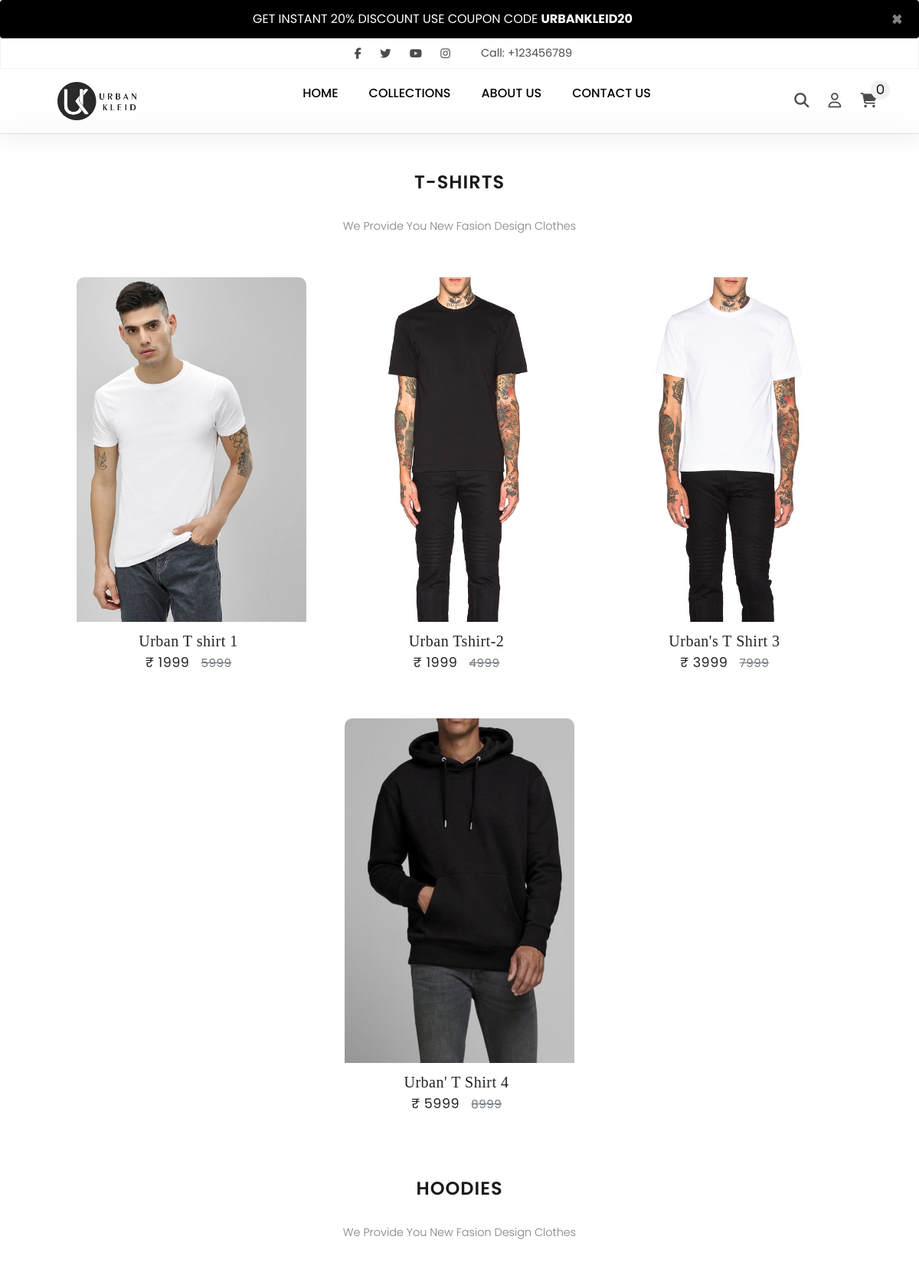
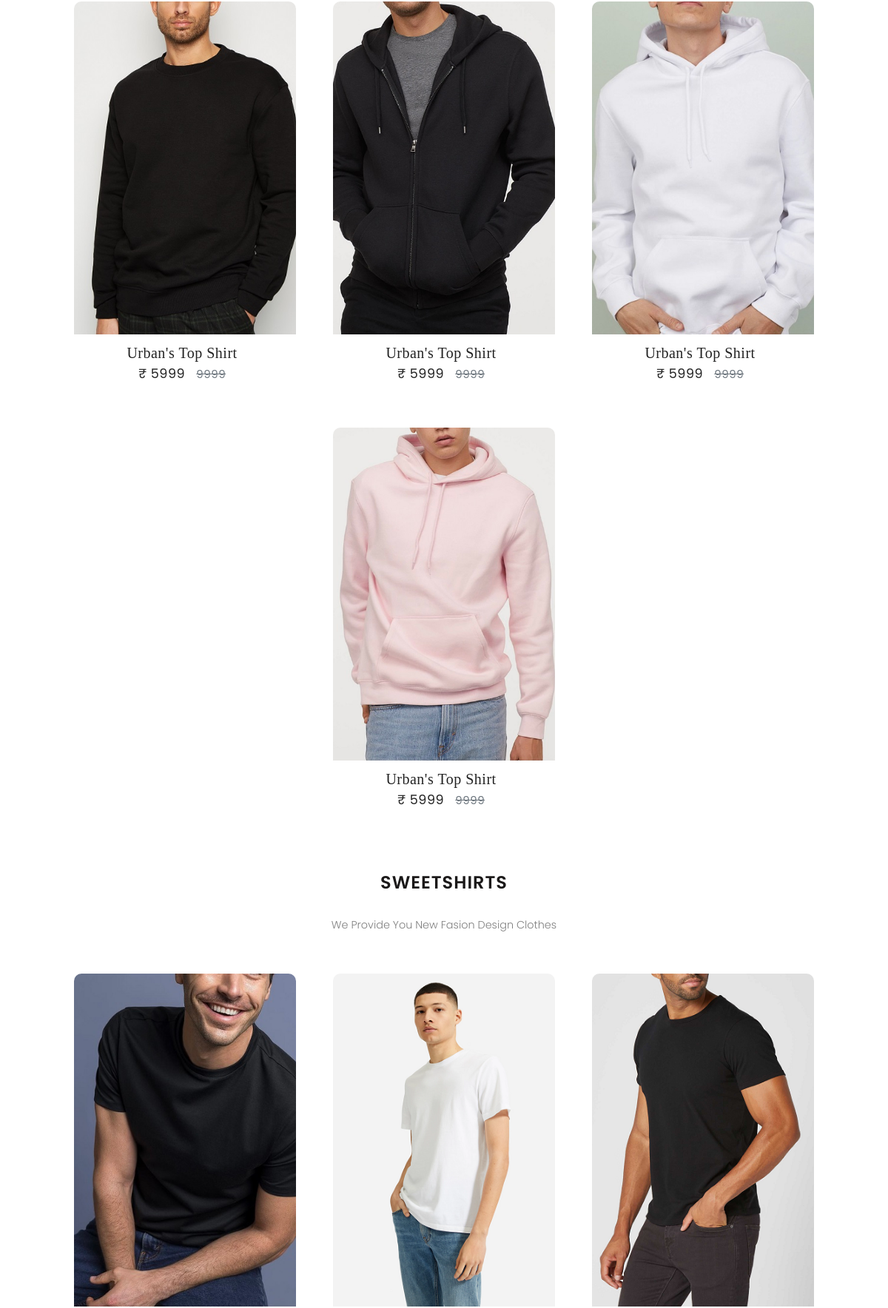
/products.php (upper part), run on the app's committed database (2 pictures, top to bottom).
### tables this page shows
CREATE TABLE `index_page` (
  `index_id` int(11) NOT NULL,
  `index_img` varchar(255) NOT NULL,
  `index_title` varchar(255) NOT NULL,
  `index_desc` longtext NOT NULL,
  `index_created` datetime NOT NULL DEFAULT current_timestamp()
);

CREATE TABLE `newproducts` (
  `pro_id` int(10) NOT NULL,
  `pro_name` varchar(255) NOT NULL,
  `pro_shortdetail` varchar(255) NOT NULL,
  `pro_price` int(15) NOT NULL,
  `pro_bid_price` int(15) NOT NULL,
  `pro_imagename` varchar(255) NOT NULL,
  `imageType` varchar(200) NOT NULL,
  `vp_img2` varchar(200) NOT NULL,
  `vp_img3` varchar(200) NOT NULL,
  `vp_img4` varchar(200) NOT NULL,
  `created` datetime NOT NULL DEFAULT current_timestamp()
);

### products.php (the view, shortened to what this page needs)
<!DOCTYPE html>
<html lang="en">
<head>
	<link rel="stylesheet" href="https://cdn.jsdelivr.net/npm/bootstrap@4.5.3/dist/css/bootstrap.min.css">
	<link rel="stylesheet" href="https://stackpath.bootstrapcdn.com/font-awesome/4.7.0/css/font-awesome.min.css">
	<link rel="stylesheet" href="https://use.fontawesome.com/releases/v5.8.2/css/all.css">
	<link href="https://maxcdn.bootstrapcdn.com/font-awesome/4.6.3/css/font-awesome.min.css" rel="stylesheet">
	<link rel="stylesheet" href="css/style.css">
	<link rel="stylesheet" href="css/mystyle.css">
	<link rel="stylesheet" href="css/footer.css">
	<link rel="stylesheet" href="css/contactus.css">
	<link rel="stylesheet" href="css/login-signup.css">
	<link rel="stylesheet" href="css/product.css">
</head>
<body>
	<?php
	include 'basic/header.php';
	?>
	<section class="new-arrival">
		<div class="arrival-heading">
			<strong>T-SHIRTS</strong>
			<p class="lead mt-4">We Provide You New Fasion Design Clothes</p>
		</div>
		<div class="product-container">
			<?php
			include 'dbconnect.php';
			$sql = "SELECT * FROM `newproducts` where pro_id between 1 and 4";
			$result = mysqli_query($conn, $sql);
			while ($row = mysqli_fetch_assoc($result)) {
				$proid = $row['pro_id'];
				$proname = $row['pro_name'];
				$price = $row['pro_price'];
				$bidprice = $row['pro_bid_price'];
				$imagename = $row['pro_imagename'];
				echo '
				  <form action="manage_cart.php" method="POST">
					  <div class="item-a">
						  <div class="box">
							  <div class="slide-img">
							  <a href="view_products.php?proid=' . $proid . '">		  <img alt="1" src="img/' . $imagename . '"> </a>
								  <div class="overlay">
									  <a href="view_products.php?proid=' . $proid . '" type="submit" name="add_to_cart" class="buy-btn">Buy Now</a>
								  </div>
							  </div>
							  <div class="detail-box text-center">
									  <a href=" view_products.php?proid=' . $proid . '" class="product-title"> ' . $proname . '</a>	<br>
								  <a href="view_products.php?proid=' . $proid . '" class="price">&#8377; ' . $price . '   <s class="text-muted">' . $bidprice . '</s>	</a>
							  </div>
						  </div>
					  </div>
					  </form>';
			}
			?>
		</div>
	</section>
	<section class="new-arrival">
		<div class="arrival-heading">
			<strong>Hoodies</strong>
			<p class="lead mt-4">We Provide You New Fasion Design Clothes</p>
		</div>
		<div class="product-container">
			<?php
			include 'dbconnect.php';
			$sql = "SELECT * FROM `newproducts` where pro_id between 5 and 8";
			$result = mysqli_query($conn, $sql);
			while ($row = mysqli_fetch_assoc($result)) {
				$proid = $row['pro_id'];
				$proname = $row['pro_name'];
				$price = $row['pro_price'];
				$bidprice = $row['pro_bid_price'];
				$imagename = $row['pro_imagename'];
				echo '
				  <form action="manage_cart.php" method="POST">
					  <div class="item-a">
						  <div class="box">
							  <div class="slide-img">
							  <a href="view_products.php?proid=' . $proid . '">		  <img alt="1" src="img/' . $imagename . '"> </a>
								  <div class="overlay">
									  <a href="view_products.php?proid=' . $proid . '" type="submit" name="add_to_cart" class="buy-btn">Buy Now</a>
								  </div>
							  </div>
							  <div class="detail-box text-center">
									  <a href=" view_products.php?proid=' . $proid . '" class="product-title"> ' . $proname . '</a>	<br>
								  <a href="view_products.php?proid=' . $proid . '" class="price">&#8377; ' . $price . '   <s class="text-muted">' . $bidprice . '</s>	</a>
							  </div>
						  </div>
					  </div>
					  </form>';
			}
			?>
		</div>
	</section>
	<section class="new-arrival">
		<div class="arrival-heading">
			<strong>Sweetshirts</strong>
			<p class="lead mt-4">We Provide You New Fasion Design Clothes</p>
		</div>
		<div class="product-container">
			<?php
			include 'dbconnect.php';
			$sql = "SELECT * FROM `newproducts` where pro_id between 9 and 12";
			$result = mysqli_query($conn, $sql);
			while ($row = mysqli_fetch_assoc($result)) {
				$proid = $row['pro_id'];
				$proname = $row['pro_name'];
				$price = $row['pro_price'];
				$bidprice = $row['pro_bid_price'];
				$imagename = $row['pro_imagename'];
				echo '
						<form action="manage_cart.php" method="POST">
							<div class="item-a">
								<div class="box">
									<div class="slide-img">
									<a href="view_products.php?proid=' . $proid . '">		<img alt="1" src="img/' . $imagename . '"> </a>
										<div class="overlay">
											<a href="view_products.php?proid=' . $proid . '" type="submit" name="add_to_cart" class="buy-btn">Buy Now</a>
										</div>
									</div>
									<div class="detail-box text-center">
									<a href="view_products.php?proid=' . $proid . '" class="product-title">' . $proname . '</a> <br>
									<a href="view_products.php?proid=' . $proid . '" class="price">&#8377; ' . $price . '   <s class="text-muted">' . $bidprice . '</s>	</a>
									</div>
								</div>
							</div>
							</form>';
			}
			?>
		</div>
	</section>
</body>
</html>

### basic/header.php (shortened to what this page needs)
<?php
require_once 'dbconnect.php';
$sql = "SELECT * FROM `index_page` where index_id='12'";
$result = mysqli_query($conn, $sql);
while ($row = mysqli_fetch_assoc($result)) {
  $title = $row['index_title'];
  $detail = $row['index_desc'];
  echo '<div class="alert   alert-dismissible fade show m-0 text-center codealert" role="alert">
  '.$detail.' <strong>'.$title.' </strong>
  <button type="button" class="close" data-dismiss="alert" aria-label="Close">
      <span aria-hidden="true">&times;</span>
  </button>
</div>';
}
?>
<nav>
    <div class="social-call ">
        <div class="social">
            <a href="#"><i class="fab fa-facebook-f"></i></a>
            <a href="#"><i class="fab fa-twitter"></i></a>
            <a href="#"><i class="fab fa-youtube"></i></a>
            <a href="#"><i class="fab fa-instagram"></i></a>
        </div>
        <div class="phone">
            <span>Call: +123456789</span>
        </div>
    </div>
    <div class="navigation">
        <a href="#" class="logo hideforlatop"><img src="img/new1.png"></a>
        <ul class="menu">
            <li><a href="index.php">Home</a></li>
                <li class="nav-item dropdown">
      <a class=" dropdown-toggle" href="#" id="navbarDropdown" role="button" data-toggle="dropdown" aria-haspopup="true" aria-expanded="false">
            COLLECTIONS
      </a>
    </li>
            <li><a href="about.php">About Us</a>
            </li>
            <li><a href="contact.php">Contact Us</a></li>
        </ul>
        <div class="right-menu">
            <a href="javascript:void(0);" class="search">
                <i class="fas fa-search"></i>
            </a>
            <a href="loginhandle.php" class="user">
                <i class="far fa-user"></i>
            </a>
            <?php
            $count = 0;
            ?>
            <a href="cart.php">
                <i class="fas fa-shopping-cart">
                    <span class="num-cart-product"><?php echo $count; ?></span>
                </i>
            </a>
        </div>
    </div>
</nav>
<hr class="line">

### css/style.css (style rules this page uses)
body { margin:0px; padding: 0px; font-family: poppins; background-color: #ffffff; font-family: 'Segoe UI', Tahoma, Geneva, Verdana, sans-serif; }
* { box-sizing: border-box; }
.right-menu a { text-decoration: none; }
.line { margin: 0; box-shadow: 2px 2px 30px rgba(0, 0, 0, 0.5); }
ul { list-style: none; }
.menu li a { text-decoration: none; }
nav { width:100%; box-shadow: 2px 2px 30px rgba(0,0,0,0.05); z-index: 100; }
.dropdown-toggle::after { visibility: hidden; margin-top: 0px; }
.social-call { height: 40px; border: 1px solid rgba(0,0,0,0.05); display: flex; justify-content: center; align-items: center; }
.social a { margin: 0px 10px; color: rgba(0,0,0,0.7); font-size: 0.9rem; }
.phone { color: rgba(0,0,0,0.7); margin-left: 30px; font-size: 0.9rem; }
.navigation { display: flex; justify-content: space-between; align-items: center; padding: 0px 45px; }
.logo { text-align: center; margin-left: 30px; }
.logo img { height: 50px; }
.menu { display: flex; }
.menu li { position: relative; margin: 20px; display: flex; text-transform: uppercase; font-weight: 500; }
.menu li a ,.dropdown-toggle { color: #000; }
.menu li a::after { content: ''; display: block; width: 0; height: 2px; background: #eb5b25; transition: width .3s; }
.right-menu a { margin: 0px 10px; font-size: 1.2rem; color: rgba(0,0,0,0.7); }
.fa-shopping-cart { position: relative; }
.num-cart-product { position: absolute; top: -17px; right: -17px; width:25px; height: 25px; font-size: 0.9rem; border-radius: 50%; background-color: #f0f0f0; color: #000; display: flex; justify-content: center; align-items: center; font-weight: 500; }

### css/mystyle.css (style rules this page uses)
body { font-family: 'Mukta Vaani', sans-serif; font-family: 'Nunito Sans', sans-serif; font-family: 'Poppins', sans-serif; }
html { scroll-behavior: smooth; }
.myproductscol ,.item-a { transition: 0.3s; }
s { margin-left: 10px; color: #333; font-size: 15px; }
.product-title { font-weight: 400; font-size: 20px; }
.codealert { color: #fff; background: #000; }

### css/product.css (style rules this page uses)
.arrival-heading strong { font-size: 1.5rem; letter-spacing: 1px; color: #1b1919; text-transform: uppercase; font-weight: 600; margin-top: 40px; padding: 5px 30px; }
.arrival-heading { border: none; display: flex; justify-content: center; align-items: center; flex-direction: column; }
.arrival-heading p { color: #808080; margin: 10px; font-size: 0.9rem; }
.product-container { width:100%; display: flex; justify-content: center; align-items: center; flex-wrap: wrap; margin-top: 20px; }
.new-arrival { display: flex; flex-direction: column; justify-content: center; align-items: center; }
.box { width:300px; border-radius: 10px; overflow: hidden; margin: 25px; }
.slide-img { height: 450px; position:relative; }
.slide-img img { width:100%; height: 100%; object-fit: cover; box-sizing: border-box; }
.detail-box { width: 100%; display: inline-block; justify-content: space-between; align-items: center; padding: 10px 20px; box-sizing: border-box; font-family: calibri; }
.detail-box a ,.card-body a { text-decoration: none; color:#222222; margin: 5px 0px; font-weight: 400; letter-spacing: 0.5px; padding-right: 8px; }
.price { color: #333333; font-weight: 600; font-size: 1.1rem; font-family: poppins; letter-spacing: 0.5px; }
span { -webkit-user-select: none; -moz-user-select: none; -ms-user-select: none; }

### data on the page
index_page: index_desc "GET INSTANT 20% DISCOUNT USE COUPON CODE", index_title "URBANKLEID20"
newproducts: pro_imagename (picture), pro_name "Urban T shirt 1", pro_price "1999", pro_bid_price "5999"
newproducts: pro_imagename (picture), pro_name "Urban Tshirt-2", pro_price "1999", pro_bid_price "4999"
newproducts: pro_imagename (picture), pro_name "Urban's T Shirt 3", pro_price "3999", pro_bid_price "7999"
newproducts: pro_imagename (picture), pro_name "Urban' T Shirt 4", pro_price "5999", pro_bid_price "8999"
newproducts: pro_imagename (picture), pro_name "Urban's Top Shirt", pro_price "5999", pro_bid_price "9999"
newproducts: pro_imagename (picture), pro_name "Urban's Top Shirt", pro_price "5999", pro_bid_price "9999"
newproducts: pro_imagename (picture), pro_name "Urban's Top Shirt", pro_price "5999", pro_bid_price "9999"
newproducts: pro_imagename (picture), pro_name "Urban's Top Shirt", pro_price "5999", pro_bid_price "9999"
newproducts: pro_imagename (picture)
newproducts: pro_imagename (picture)
newproducts: pro_imagename (picture)

### other printed values
$count "0"
